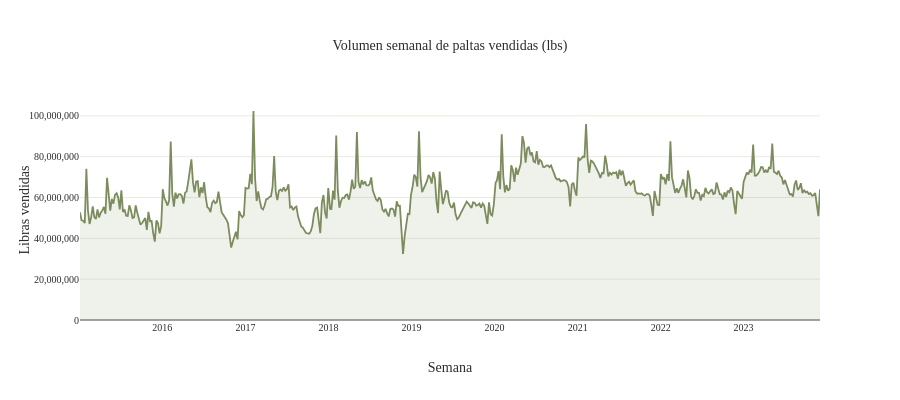

The notebook cell this image was saved under:
### Markdown cell above
### 3 BLOQUE 1 — DESCRIPTIVO

- Línea de tiempo — volumen semanal total
- Barras horizontales — volumen por tamaño de palta
- Área apilada — volumen por tipo (orgánico vs convencional) en el tiempo

### Code cell
# ── GRÁFICO 1: Volumen semanal total ─────────────────────────────────────────
# Agregamos por semana sumando todas las regiones

vol_semanal = (
    palta_1
    .groupby("Fecha")["TotalVolume"]
    .sum()
    .reset_index()
    .sort_values("Fecha")
)

fig1 = go.Figure()

fig1.add_trace(go.Scatter(
    x    = vol_semanal["Fecha"],
    y    = vol_semanal["TotalVolume"],
    mode = "lines",
    name = "Volumen total",
    line = dict(color=PALETA["oliva"], width=1.8),
    fill = "tozeroy",
    fillcolor = "rgba(124, 140, 94, 0.12)",  # oliva muy transparente
))

fig1.update_layout(
    title    = "Volumen semanal de paltas vendidas (lbs)",
    xaxis_title = "Semana",
    yaxis_title = "Libras vendidas",
    yaxis = dict(tickformat=",.0f"),
    height = 400,
)

fig1.show()

### Figure 1 — Plotly figure (JSON) as saved in the notebook; plotly's stock layout.template omitted (floating-point values rounded to 4 significant figures; data arrays with more than 128 entries replaced by an {"elided": "..."} marker saying what was removed)
{"data": [{"fill": "tozeroy", "fillcolor": "rgba(124, 140, 94, 0.12)", "line": {"color": "#7C8C5E", "width": 1.8}, "mode": "lines", "name": "Volumen total", "type": "scatter", "x": {"elided": "466 str values"}, "y": {"elided": "466 float values"}}], "layout": {"height": 400, "title": {"text": "Volumen semanal de paltas vendidas (lbs)"}, "xaxis": {"title": {"text": "Semana"}}, "yaxis": {"tickformat": ",.0f", "title": {"text": "Libras vendidas"}}}}
